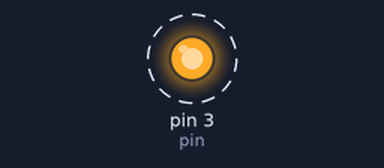
Bench run of a sketch on a simulated Arduino Uno, built with avr-gcc and run on an emulated ATmega328P. Parts: output pins drawn as LEDs (lit = HIGH). Dashed ring = blinking.

Above: at 0.12 s.
Timing chart, 0 to 3.0 s (numbered marks = the images above):
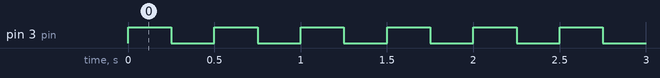

The sketch:

sq_wave_generator.ino
```cpp
int pin =3;
void setup() {
  pinMode(pin,OUTPUT);


  // put your setup code here, to run once:

}

void loop() {
  digitalWrite(pin,HIGH);
  delay(250);
   digitalWrite(pin,LOW);
  delay(250);


  // put your main code here, to run repeatedly:

}
```

Measured:
- by itself, pin 3 (pin): alternates HIGH for 0.25 s and LOW for 0.25 s
